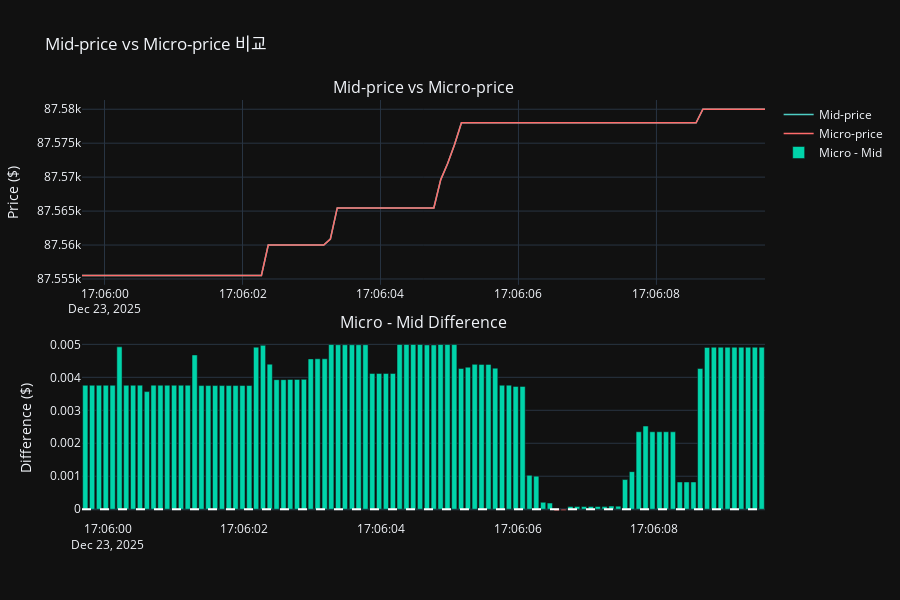

The notebook cell saved with this chart:
### Markdown cell above
---

## 4. Mid-price vs Micro-price

### 개념 설명

**Mid-price (중간가)**
```
Mid-price = (Best Bid + Best Ask) / 2
```
- 단순 산술 평균
- 주문량을 고려하지 않음

**Micro-price (마이크로 프라이스)**
```
Micro-price = (Best Bid * Ask Qty + Best Ask * Bid Qty) / (Bid Qty + Ask Qty)
```
- 주문량으로 가중한 평균
- 주문 불균형을 반영

### 예시

```
Best Bid: $100 (10 BTC 대기)
Best Ask: $101 (1 BTC 대기)

Mid-price = ($100 + $101) / 2 = $100.50

Micro-price = ($100 * 1 + $101 * 10) / (10 + 1)
            = ($100 + $1010) / 11
            = $100.91
```

**해석**: 매도 물량(1 BTC)이 매수 물량(10 BTC)보다 적으므로, 
Micro-price가 Mid-price보다 높습니다 -> **가격 상승 압력**

### Code cell
# Mid-price vs Micro-price 비교
fig = make_subplots(
    rows=2, cols=1,
    subplot_titles=('Mid-price vs Micro-price', 'Micro - Mid Difference'),
    vertical_spacing=0.12
)

# 가격 비교
fig.add_trace(
    go.Scatter(
        x=df.index, y=df['mid_price'],
        mode='lines', name='Mid-price',
        line=dict(color='#4ECDC4', width=1.5)
    ),
    row=1, col=1
)

fig.add_trace(
    go.Scatter(
        x=df.index, y=df['micro_price'],
        mode='lines', name='Micro-price',
        line=dict(color='#FF6B6B', width=1.5)
    ),
    row=1, col=1
)

# 차이 (Micro - Mid)
diff = df['micro_price'] - df['mid_price']
colors = ['#00D4AA' if d >= 0 else '#FF6B6B' for d in diff]

fig.add_trace(
    go.Bar(
        x=df.index, y=diff,
        name='Micro - Mid',
        marker_color=colors
    ),
    row=2, col=1
)

fig.add_hline(y=0, line_dash="dash", line_color="white", row=2, col=1)

fig.update_layout(
    title='Mid-price vs Micro-price 비교',
    height=600,
    template='plotly_dark',
    showlegend=True
)

fig.update_yaxes(title_text='Price ($)', row=1, col=1)
fig.update_yaxes(title_text='Difference ($)', row=2, col=1)

fig.show()
